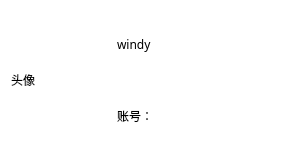
<?xml version="1.0" encoding="UTF-8"?>
<ui version="4.0">
 <class>UserInfoPopup</class>
 <widget class="QWidget" name="UserInfoPopup">
  <property name="geometry">
   <rect>
    <x>0</x>
    <y>0</y>
    <width>290</width>
    <height>160</height>
   </rect>
  </property>
  <property name="font">
   <font>
    <family>Microsoft YaHei</family>
   </font>
  </property>
  <property name="windowTitle">
   <string>Form</string>
  </property>
  <property name="styleSheet">
   <string notr="true">QWidget{
	border-radius:12px;
	background-color: rgb(255, 255, 255);
}</string>
  </property>
  <layout class="QHBoxLayout" name="horizontalLayout">
   <item>
    <widget class="QLabel" name="headimg">
     <property name="minimumSize">
      <size>
       <width>100</width>
       <height>100</height>
      </size>
     </property>
     <property name="maximumSize">
      <size>
       <width>100</width>
       <height>100</height>
      </size>
     </property>
     <property name="font">
      <font>
       <family>Microsoft YaHei</family>
      </font>
     </property>
     <property name="text">
      <string>头像</string>
     </property>
    </widget>
   </item>
   <item>
    <layout class="QVBoxLayout" name="verticalLayout">
     <item>
      <widget class="QLabel" name="name">
       <property name="font">
        <font>
         <family>Microsoft YaHei</family>
        </font>
       </property>
       <property name="text">
        <string>windy</string>
       </property>
      </widget>
     </item>
     <item>
      <widget class="QLabel" name="account">
       <property name="font">
        <font>
         <family>Microsoft YaHei</family>
        </font>
       </property>
       <property name="text">
        <string>账号：</string>
       </property>
      </widget>
     </item>
    </layout>
   </item>
  </layout>
 </widget>
 <resources/>
 <connections/>
</ui>
